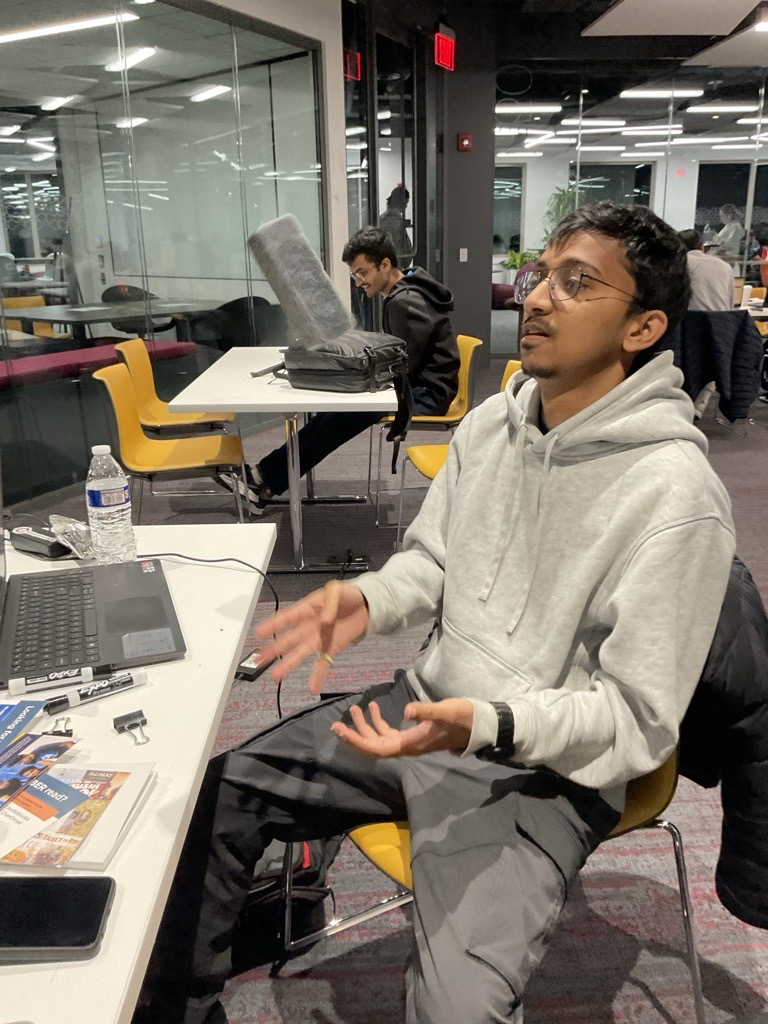
#> input picture images/ep1/ep1_img1.jpg, 768 x 1024 px, found by its file name; its folder holds 3 pictures in this run
$ jupyter execute main.ipynb
#> lines starting #> are read from the running program, lines starting #| are printed output that depends on the picture
[cell 1]
from natsort import natsorted
from PIL import Image,ImageOps
import os

[cell 2]
def getOrderedImgs(episode) -> list:
    path = os.getcwd().replace('\\src','')+'\\images\\' + episode
    imgs_file_lst = natsorted(os.listdir(path)) if os.path.exists(path) else []
    return (path,imgs_file_lst)

[cell 3]
getOrderedImgs('ep1')

[cell 4]
def getImgObjects(episode,width=400,height=300):
#> called with episode = 'ep1', width = 100, height = 100
    path,imgs_file_lst = getOrderedImgs(episode)[0],getOrderedImgs(episode)[1]
    imgs_lst = []
    if imgs_file_lst:
        for i in imgs_file_lst:
            imgs_lst.append(Image.open(path+'\\'+i).resize((width,height)))
#> pass 2 of the loop in getImgObjects, `for i in imgs_file_lst:`:
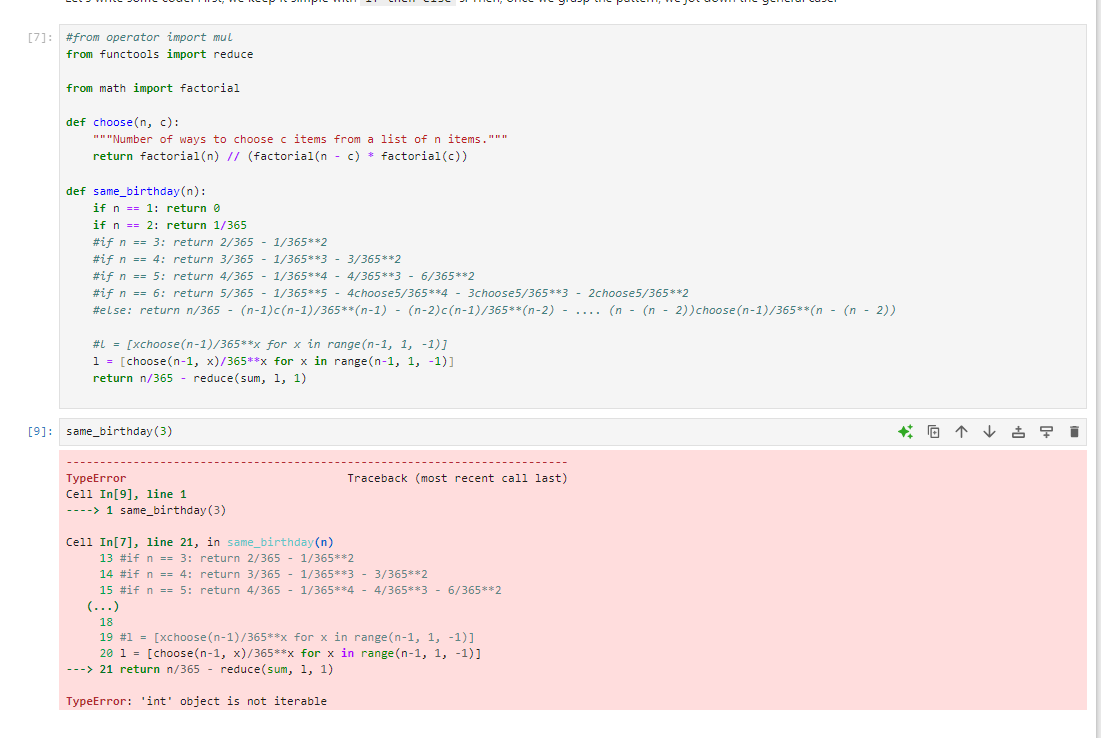
#> input picture images/ep1/ep1_img1.png, 1101 x 738 px, found by its file name
#> pass 3 of the loop in getImgObjects, `for i in imgs_file_lst:`:
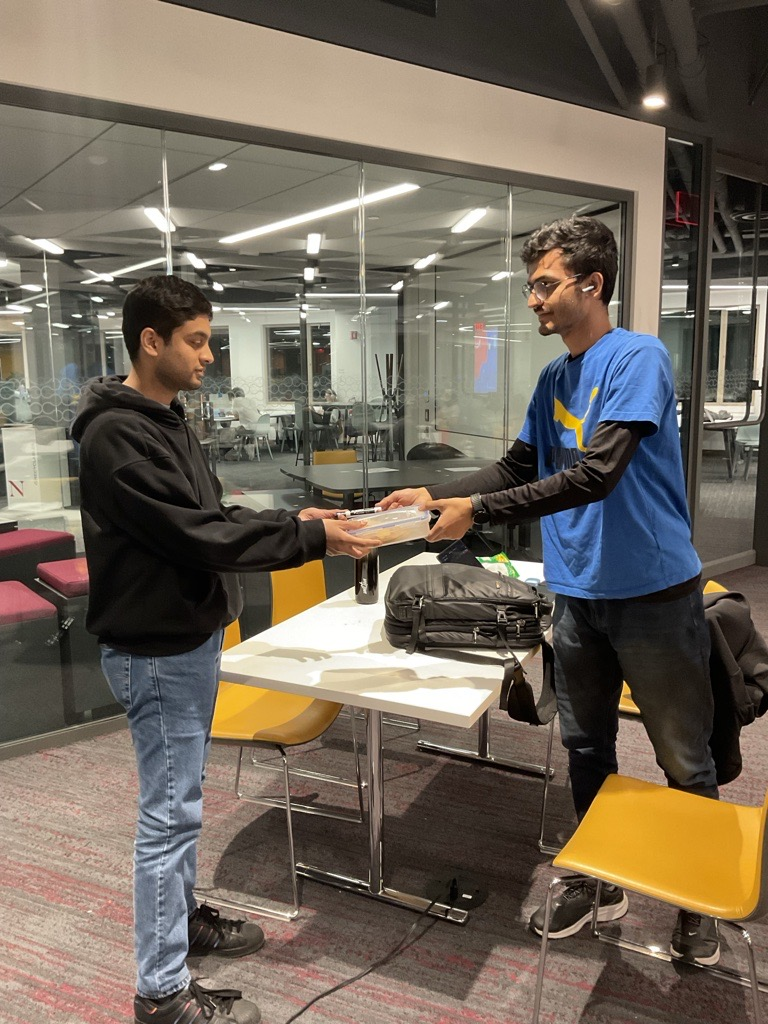
#> input picture images/ep1/ep1_img10.jpg, 768 x 1024 px, found by its file name
    return imgs_lst

[cell 5]
getImgObjects('ep1',100,100)

[cell 6]
def getImgObjectsWithBorder(imgs_lst,sides,top,color):
    return [ImageOps.expand(i, border=(sides,top),fill=color) for i in imgs_lst]

[cell 7]
for i in getImgObjectsWithBorder(getImgObjects('ep1',100,100),5,5,'black'):
    display(i)
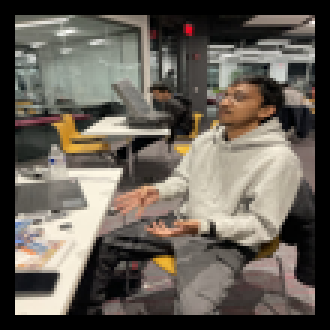
#> shown: PIL image 110x110 RGB (shown 3 times larger); mean R, G, B 101.6, 95.2, 86.6
#> pass 2 of the loop `for i in getImgObjectsWithBorder(getImgObjects('ep1',100,100),5,5,'bla..`:
#> `display(i)`:
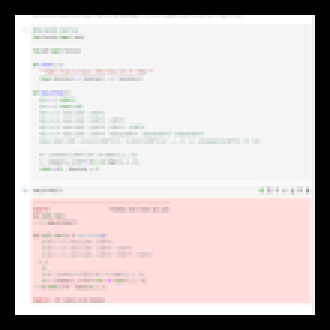
#> shown: PIL image 110x110 RGBA (shown 3 times larger); mean R, G, B, A 203.4, 194.7, 194.6, 255
#> pass 3 of the loop `for i in getImgObjectsWithBorder(getImgObjects('ep1',100,100),5,5,'bla..`:
#> `display(i)`:
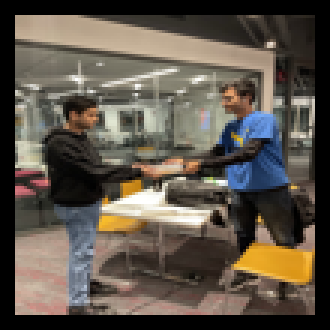
#> shown: PIL image 110x110 RGB (shown 3 times larger); mean R, G, B 93.2, 84.8, 74.3
